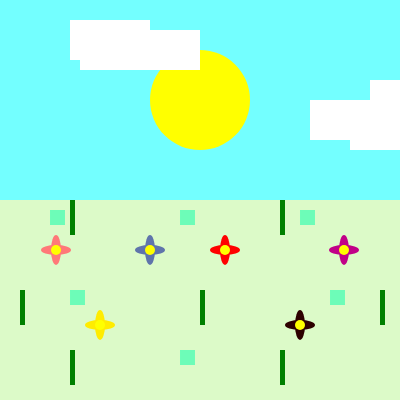
Frame 1 (no input)
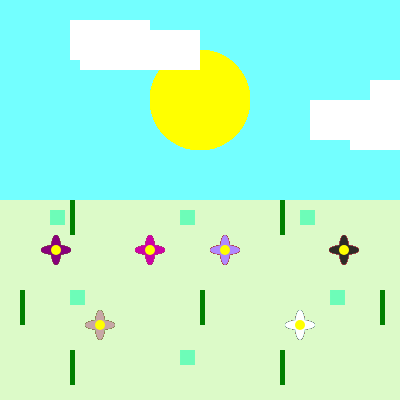
Frame 60 (no input)
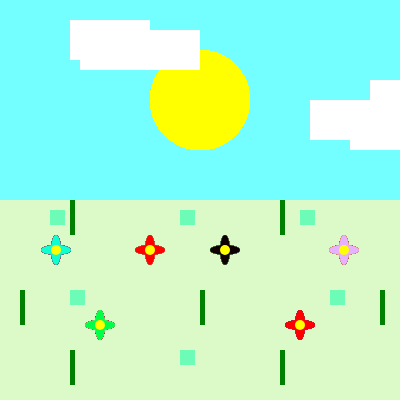
Frame 120 (the mouse pressed at the canvas centre since frame 60)

The p5.js sketch that drew these frames (run headless with seeded random() and noise() and a simulated clock; from frame 60 on, the mouse is pressed at the canvas centre):

// p5.js sketch
// ── sketch.js
function setup() {
  createCanvas(400, 400);
  background (220, 250, 200);

//sky
noStroke();
colorMode(HSB, 100);
c = color(50, 55, 100);
fill(c);
rect(00, 00, 400, 200);


//grass shading
c = color('hsla(160, 100%, 50%, 0.5)');
fill(c);
rect(50, 210, 15, 15); // Draw rectangle

c = color('hsla(160, 100%, 50%, 0.5)');
fill(c);
rect(180, 210, 15, 15); // Draw rectangle

c = color('hsla(160, 100%, 50%, 0.5)');
fill(c);
rect(300, 210, 15, 15); // Draw rectangle

c = color('hsla(160, 100%, 50%, 0.5)');
fill(c);
rect(70, 290, 15, 15); // Draw rectangle

c = color('hsla(160, 100%, 50%, 0.5)');
fill(c);
rect(180, 350, 15, 15); // Draw rectangle

c = color('hsla(160, 100%, 50%, 0.5)');
fill(c);
rect(330, 290, 15, 15); // Draw rectangle


//grass blades
fill('green');
rect(70, 200, 5, 35);
rect(280, 200, 5, 35);
rect(20, 290, 5, 35);
rect(380, 290, 5, 35);
rect(200, 290, 5, 35);
rect(280, 350, 5, 35);
rect(70, 350, 5, 35);


}

function draw(){
// upper left flower petals
fill(random(255), random(255), random(255));
ellipse(56, 250, 10, 30);
ellipse(56, 250, 30, 10);


// upper right flower petals
fill(random(255), random(255), random(255));
ellipse(344, 250, 10, 30);
ellipse(344, 250, 30, 10);

//upper middle left flower petals
fill(random(255), random(255), random(255));
ellipse(150, 250, 10, 30);
ellipse(150, 250, 30, 10);

//upper middle right flower petals
fill(random(255), random(255), random(255));
ellipse(225, 250, 10, 30);
ellipse(225, 250, 30, 10);

//lower middle left flower
fill(random(255), random(255), random(255));
ellipse(100, 325, 10, 30);
ellipse(100, 325, 30, 10);

//lower middle right  flower
fill(random(255), random(255), random(255));
ellipse(300, 325, 10, 30);
ellipse(300, 325, 30, 10);

//flower centers
fill('yellow');
ellipse(56, 250, 10, 10);
ellipse(344, 250, 10, 10);
ellipse(150, 250, 10, 10);
ellipse(225, 250, 10, 10);
ellipse(100, 325, 10, 10);
ellipse(300, 325, 10, 10);

//sun
fill('yellow');
ellipse(200, 100, 100, 100);

//clouds
translate(50, 0);
push();
fill('white');
rect(20, 20, 80, 40);
rect(30, 30, 120, 40);
rect(260, 100, 80, 40);
rect(300, 110, 80, 40);
rect(320, 80, 80, 40);
pop();

}
